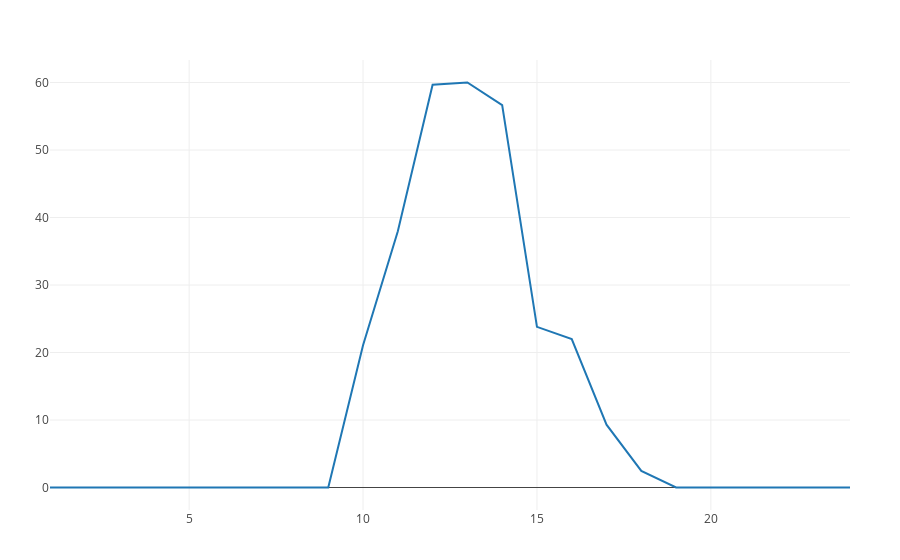

Notebook source saved alongside this figure:
### Code cell
plot(values(generators5[6].scalingfactor)*generators5[6].tech.installedcapacity)

### Figure 1 — Plotly figure (JSON) as saved in the notebook; plotly's stock layout.template omitted (floating-point values rounded to 4 significant figures)
{"data": [{"type": "scatter", "x": [1, 2, 3, 4, 5, 6, 7, 8, 9, 10, 11, 12, 13, 14, 15, 16, 17, 18, 19, 20, 21, 22, 23, 24], "y": [0, 0, 0, 0, 0, 0, 0, 0, 0, 21.07, 37.95, 59.68, 60, 56.65, 23.8, 21.99, 9.308, 2.452, 0, 0, 0, 0, 0, 0]}], "layout": {"margin": {"b": 50, "l": 50, "r": 50, "t": 60}}}
